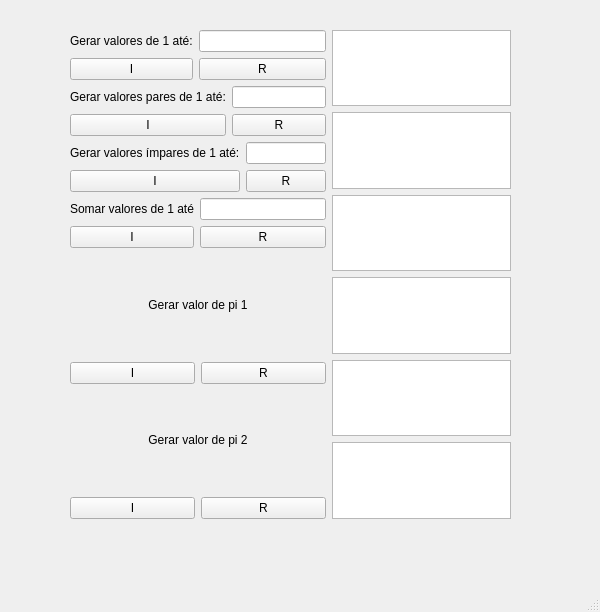
<?xml version="1.0" encoding="UTF-8"?>
<ui version="4.0">
 <class>MainWindow</class>
 <widget class="QMainWindow" name="MainWindow">
  <property name="geometry">
   <rect>
    <x>0</x>
    <y>0</y>
    <width>600</width>
    <height>612</height>
   </rect>
  </property>
  <property name="windowTitle">
   <string>MainWindow</string>
  </property>
  <widget class="QWidget" name="centralwidget">
   <widget class="QWidget" name="layoutWidget">
    <property name="geometry">
     <rect>
      <x>70</x>
      <y>30</y>
      <width>441</width>
      <height>489</height>
     </rect>
    </property>
    <layout class="QHBoxLayout" name="horizontalLayout">
     <item>
      <layout class="QVBoxLayout" name="verticalLayout"/>
     </item>
     <item>
      <layout class="QVBoxLayout" name="verticalLayout_13">
       <item>
        <layout class="QHBoxLayout" name="horizontalLayout_7">
         <item>
          <layout class="QVBoxLayout" name="verticalLayout_11">
           <item>
            <widget class="QLabel" name="label">
             <property name="text">
              <string>Gerar valores de 1 até:</string>
             </property>
            </widget>
           </item>
           <item>
            <widget class="QPushButton" name="btn_imprimir_iterativo">
             <property name="text">
              <string>I</string>
             </property>
            </widget>
           </item>
          </layout>
         </item>
         <item>
          <layout class="QVBoxLayout" name="verticalLayout_12">
           <item>
            <widget class="QLineEdit" name="lineEdit_imprimir"/>
           </item>
           <item>
            <widget class="QPushButton" name="btn_imprimir_recursivo">
             <property name="text">
              <string>R</string>
             </property>
            </widget>
           </item>
          </layout>
         </item>
        </layout>
       </item>
       <item>
        <layout class="QHBoxLayout" name="horizontalLayout_6">
         <item>
          <layout class="QVBoxLayout" name="verticalLayout_9">
           <item>
            <widget class="QLabel" name="label_2">
             <property name="enabled">
              <bool>true</bool>
             </property>
             <property name="text">
              <string>Gerar valores pares de 1 até:</string>
             </property>
            </widget>
           </item>
           <item>
            <widget class="QPushButton" name="btn_par_iterativo">
             <property name="text">
              <string>I</string>
             </property>
            </widget>
           </item>
          </layout>
         </item>
         <item>
          <layout class="QVBoxLayout" name="verticalLayout_10">
           <item>
            <widget class="QLineEdit" name="lineEdit_par"/>
           </item>
           <item>
            <widget class="QPushButton" name="btn_par_recursivo">
             <property name="text">
              <string>R</string>
             </property>
            </widget>
           </item>
          </layout>
         </item>
        </layout>
       </item>
       <item>
        <layout class="QHBoxLayout" name="horizontalLayout_5">
         <item>
          <layout class="QVBoxLayout" name="verticalLayout_7">
           <item>
            <widget class="QLabel" name="label_3">
             <property name="text">
              <string>Gerar valores ímpares de 1 até:</string>
             </property>
            </widget>
           </item>
           <item>
            <widget class="QPushButton" name="btn_impar_iterativo">
             <property name="text">
              <string>I</string>
             </property>
            </widget>
           </item>
          </layout>
         </item>
         <item>
          <layout class="QVBoxLayout" name="verticalLayout_8">
           <item>
            <widget class="QLineEdit" name="lineEdit_impar"/>
           </item>
           <item>
            <widget class="QPushButton" name="btn_impar_recursivo">
             <property name="text">
              <string>R</string>
             </property>
            </widget>
           </item>
          </layout>
         </item>
        </layout>
       </item>
       <item>
        <layout class="QHBoxLayout" name="horizontalLayout_4">
         <item>
          <layout class="QVBoxLayout" name="verticalLayout_5">
           <item>
            <widget class="QLabel" name="label_4">
             <property name="text">
              <string>Somar valores de 1 até</string>
             </property>
            </widget>
           </item>
           <item>
            <widget class="QPushButton" name="btn_somar_iterativo">
             <property name="text">
              <string>I</string>
             </property>
            </widget>
           </item>
          </layout>
         </item>
         <item>
          <layout class="QVBoxLayout" name="verticalLayout_6">
           <item>
            <widget class="QLineEdit" name="lineEdit_somar"/>
           </item>
           <item>
            <widget class="QPushButton" name="btn_somar_recursivo">
             <property name="text">
              <string>R</string>
             </property>
            </widget>
           </item>
          </layout>
         </item>
        </layout>
       </item>
       <item>
        <layout class="QVBoxLayout" name="verticalLayout_3">
         <item>
          <widget class="QLabel" name="label_5">
           <property name="text">
            <string>&lt;html&gt;&lt;head/&gt;&lt;body&gt;&lt;p align=&quot;center&quot;&gt;Gerar valor de pi 1&lt;/p&gt;&lt;/body&gt;&lt;/html&gt;</string>
           </property>
          </widget>
         </item>
         <item>
          <layout class="QHBoxLayout" name="horizontalLayout_2">
           <item>
            <widget class="QPushButton" name="btn_pi_iterativo_1">
             <property name="text">
              <string>I</string>
             </property>
            </widget>
           </item>
           <item>
            <widget class="QPushButton" name="btn_pi_recursivo_1">
             <property name="text">
              <string>R</string>
             </property>
            </widget>
           </item>
          </layout>
         </item>
        </layout>
       </item>
       <item>
        <layout class="QVBoxLayout" name="verticalLayout_4">
         <item>
          <widget class="QLabel" name="label_6">
           <property name="text">
            <string>&lt;html&gt;&lt;head/&gt;&lt;body&gt;&lt;p align=&quot;center&quot;&gt;Gerar valor de pi 2&lt;/p&gt;&lt;/body&gt;&lt;/html&gt;</string>
           </property>
          </widget>
         </item>
         <item>
          <layout class="QHBoxLayout" name="horizontalLayout_3">
           <item>
            <widget class="QPushButton" name="btn_pi_iterativo_2">
             <property name="text">
              <string>I</string>
             </property>
            </widget>
           </item>
           <item>
            <widget class="QPushButton" name="btn_pi_recursivo_2">
             <property name="text">
              <string>R</string>
             </property>
            </widget>
           </item>
          </layout>
         </item>
        </layout>
       </item>
      </layout>
     </item>
     <item>
      <layout class="QVBoxLayout" name="verticalLayout_2">
       <item>
        <widget class="QTextEdit" name="textEdit_imprimir"/>
       </item>
       <item>
        <widget class="QTextEdit" name="textEdit_par"/>
       </item>
       <item>
        <widget class="QTextEdit" name="textEdit_impar"/>
       </item>
       <item>
        <widget class="QTextEdit" name="textEdit_somar"/>
       </item>
       <item>
        <widget class="QTextEdit" name="textEdit_pi_1"/>
       </item>
       <item>
        <widget class="QTextEdit" name="textEdit_pi_2"/>
       </item>
      </layout>
     </item>
    </layout>
   </widget>
  </widget>
  <widget class="QMenuBar" name="menubar">
   <property name="geometry">
    <rect>
     <x>0</x>
     <y>0</y>
     <width>600</width>
     <height>26</height>
    </rect>
   </property>
  </widget>
  <widget class="QStatusBar" name="statusbar"/>
 </widget>
 <resources/>
 <connections/>
</ui>
